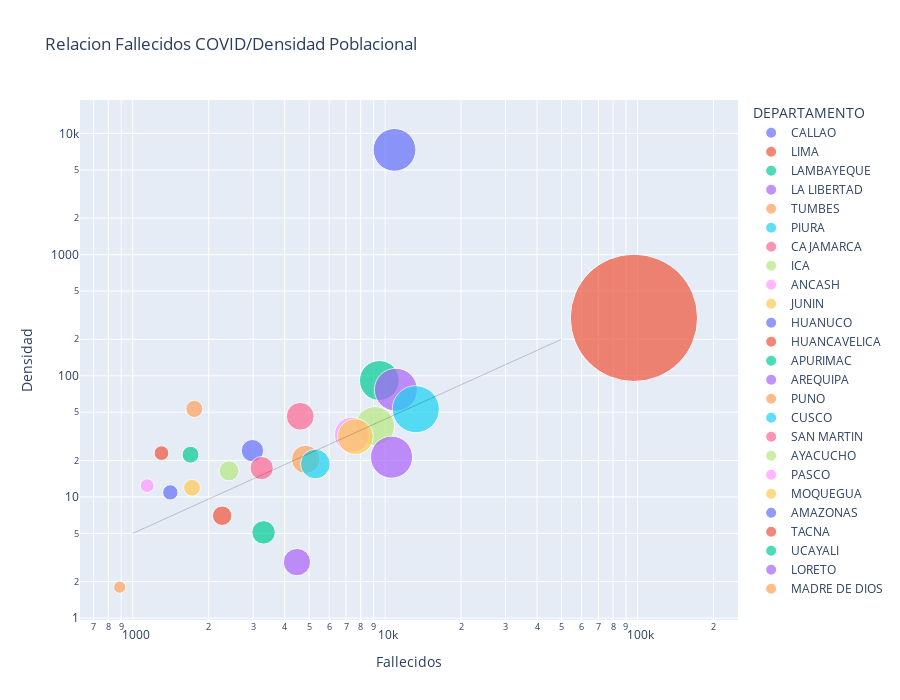

Notebook code cell kept with this figure:
### Code cell
import plotly.express as px

fig = px.scatter(df_ordenado, x="Fallecidos", y="Densidad", color="DEPARTAMENTO",
                 size='Fallecidos',
                 size_max=90,
                 log_y=True,
                 log_x=True, 
                 title=" Relacion Fallecidos COVID/Densidad Poblacional", height=700)
fig.add_shape(type="line", x0=1000, y0=5, x1=50000, y1=200, line=dict(color="black", width=0.2))

fig.show()

### Figure 1 — Plotly figure (JSON) as saved in the notebook; plotly's stock layout.template omitted (floating-point values rounded to 4 significant figures)
{"data": [{"hovertemplate": "DEPARTAMENTO=CALLAO<br>Fallecidos=%{marker.size}<br>Densidad=%{y}<extra></extra>", "legendgroup": "CALLAO", "marker": {"color": "#636efa", "size": [10891], "sizemode": "area", "sizeref": 11.95, "symbol": "circle"}, "mode": "markers", "name": "CALLAO", "orientation": "v", "showlegend": true, "type": "scatter", "x": [10891], "xaxis": "x", "y": [7314.0], "yaxis": "y"}, {"hovertemplate": "DEPARTAMENTO=LIMA<br>Fallecidos=%{marker.size}<br>Densidad=%{y}<extra></extra>", "legendgroup": "LIMA", "marker": {"color": "#EF553B", "size": [96799], "sizemode": "area", "sizeref": 11.95, "symbol": "circle"}, "mode": "markers", "name": "LIMA", "orientation": "v", "showlegend": true, "type": "scatter", "x": [96799], "xaxis": "x", "y": [300.6], "yaxis": "y"}, {"hovertemplate": "DEPARTAMENTO=LAMBAYEQUE<br>Fallecidos=%{marker.size}<br>Densidad=%{y}<extra></extra>", "legendgroup": "LAMBAYEQUE", "marker": {"color": "#00cc96", "size": [9488], "sizemode": "area", "sizeref": 11.95, "symbol": "circle"}, "mode": "markers", "name": "LAMBAYEQUE", "orientation": "v", "showlegend": true, "type": "scatter", "x": [9488], "xaxis": "x", "y": [91.4], "yaxis": "y"}, {"hovertemplate": "DEPARTAMENTO=LA LIBERTAD<br>Fallecidos=%{marker.size}<br>Densidad=%{y}<extra></extra>", "legendgroup": "LA LIBERTAD", "marker": {"color": "#ab63fa", "size": [11031], "sizemode": "area", "sizeref": 11.95, "symbol": "circle"}, "mode": "markers", "name": "LA LIBERTAD", "orientation": "v", "showlegend": true, "type": "scatter", "x": [11031], "xaxis": "x", "y": [76.7], "yaxis": "y"}, {"hovertemplate": "DEPARTAMENTO=TUMBES<br>Fallecidos=%{marker.size}<br>Densidad=%{y}<extra></extra>", "legendgroup": "TUMBES", "marker": {"color": "#FFA15A", "size": [1754], "sizemode": "area", "sizeref": 11.95, "symbol": "circle"}, "mode": "markers", "name": "TUMBES", "orientation": "v", "showlegend": true, "type": "scatter", "x": [1754], "xaxis": "x", "y": [53.3], "yaxis": "y"}, {"hovertemplate": "DEPARTAMENTO=PIURA<br>Fallecidos=%{marker.size}<br>Densidad=%{y}<extra></extra>", "legendgroup": "PIURA", "marker": {"color": "#19d3f3", "size": [13230], "sizemode": "area", "sizeref": 11.95, "symbol": "circle"}, "mode": "markers", "name": "PIURA", "orientation": "v", "showlegend": true, "type": "scatter", "x": [13230], "xaxis": "x", "y": [53], "yaxis": "y"}, {"hovertemplate": "DEPARTAMENTO=CAJAMARCA<br>Fallecidos=%{marker.size}<br>Densidad=%{y}<extra></extra>", "legendgroup": "CAJAMARCA", "marker": {"color": "#FF6692", "size": [4608], "sizemode": "area", "sizeref": 11.95, "symbol": "circle"}, "mode": "markers", "name": "CAJAMARCA", "orientation": "v", "showlegend": true, "type": "scatter", "x": [4608], "xaxis": "x", "y": [46.3], "yaxis": "y"}, {"hovertemplate": "DEPARTAMENTO=ICA<br>Fallecidos=%{marker.size}<br>Densidad=%{y}<extra></extra>", "legendgroup": "ICA", "marker": {"color": "#B6E880", "size": [9116], "sizemode": "area", "sizeref": 11.95, "symbol": "circle"}, "mode": "markers", "name": "ICA", "orientation": "v", "showlegend": true, "type": "scatter", "x": [9116], "xaxis": "x", "y": [38.4], "yaxis": "y"}, {"hovertemplate": "DEPARTAMENTO=ANCASH<br>Fallecidos=%{marker.size}<br>Densidad=%{y}<extra></extra>", "legendgroup": "ANCASH", "marker": {"color": "#FF97FF", "size": [7391], "sizemode": "area", "sizeref": 11.95, "symbol": "circle"}, "mode": "markers", "name": "ANCASH", "orientation": "v", "showlegend": true, "type": "scatter", "x": [7391], "xaxis": "x", "y": [32.6], "yaxis": "y"}, {"hovertemplate": "DEPARTAMENTO=JUNIN<br>Fallecidos=%{marker.size}<br>Densidad=%{y}<extra></extra>", "legendgroup": "JUNIN", "marker": {"color": "#FECB52", "size": [7621], "sizemode": "area", "sizeref": 11.95, "symbol": "circle"}, "mode": "markers", "name": "JUNIN", "orientation": "v", "showlegend": true, "type": "scatter", "x": [7621], "xaxis": "x", "y": [31.4], "yaxis": "y"}, {"hovertemplate": "DEPARTAMENTO=HUANUCO<br>Fallecidos=%{marker.size}<br>Densidad=%{y}<extra></extra>", "legendgroup": "HUANUCO", "marker": {"color": "#636efa", "size": [2980], "sizemode": "area", "sizeref": 11.95, "symbol": "circle"}, "mode": "markers", "name": "HUANUCO", "orientation": "v", "showlegend": true, "type": "scatter", "x": [2980], "xaxis": "x", "y": [24.1], "yaxis": "y"}, {"hovertemplate": "DEPARTAMENTO=HUANCAVELICA<br>Fallecidos=%{marker.size}<br>Densidad=%{y}<extra></extra>", "legendgroup": "HUANCAVELICA", "marker": {"color": "#EF553B", "size": [1300], "sizemode": "area", "sizeref": 11.95, "symbol": "circle"}, "mode": "markers", "name": "HUANCAVELICA", "orientation": "v", "showlegend": true, "type": "scatter", "x": [1300], "xaxis": "x", "y": [23], "yaxis": "y"}, {"hovertemplate": "DEPARTAMENTO=APURIMAC<br>Fallecidos=%{marker.size}<br>Densidad=%{y}<extra></extra>", "legendgroup": "APURIMAC", "marker": {"color": "#00cc96", "size": [1694], "sizemode": "area", "sizeref": 11.95, "symbol": "circle"}, "mode": "markers", "name": "APURIMAC", "orientation": "v", "showlegend": true, "type": "scatter", "x": [1694], "xaxis": "x", "y": [22.3], "yaxis": "y"}, {"hovertemplate": "DEPARTAMENTO=AREQUIPA<br>Fallecidos=%{marker.size}<br>Densidad=%{y}<extra></extra>", "legendgroup": "AREQUIPA", "marker": {"color": "#ab63fa", "size": [10602], "sizemode": "area", "sizeref": 11.95, "symbol": "circle"}, "mode": "markers", "name": "AREQUIPA", "orientation": "v", "showlegend": true, "type": "scatter", "x": [10602], "xaxis": "x", "y": [21.3], "yaxis": "y"}, {"hovertemplate": "DEPARTAMENTO=PUNO<br>Fallecidos=%{marker.size}<br>Densidad=%{y}<extra></extra>", "legendgroup": "PUNO", "marker": {"color": "#FFA15A", "size": [4844], "sizemode": "area", "sizeref": 11.95, "symbol": "circle"}, "mode": "markers", "name": "PUNO", "orientation": "v", "showlegend": true, "type": "scatter", "x": [4844], "xaxis": "x", "y": [20.4], "yaxis": "y"}, {"hovertemplate": "DEPARTAMENTO=CUSCO<br>Fallecidos=%{marker.size}<br>Densidad=%{y}<extra></extra>", "legendgroup": "CUSCO", "marker": {"color": "#19d3f3", "size": [5291], "sizemode": "area", "sizeref": 11.95, "symbol": "circle"}, "mode": "markers", "name": "CUSCO", "orientation": "v", "showlegend": true, "type": "scatter", "x": [5291], "xaxis": "x", "y": [18.7], "yaxis": "y"}, {"hovertemplate": "DEPARTAMENTO=SAN MARTIN<br>Fallecidos=%{marker.size}<br>Densidad=%{y}<extra></extra>", "legendgroup": "SAN MARTIN", "marker": {"color": "#FF6692", "size": [3242], "sizemode": "area", "sizeref": 11.95, "symbol": "circle"}, "mode": "markers", "name": "SAN MARTIN", "orientation": "v", "showlegend": true, "type": "scatter", "x": [3242], "xaxis": "x", "y": [17.3], "yaxis": "y"}, {"hovertemplate": "DEPARTAMENTO=AYACUCHO<br>Fallecidos=%{marker.size}<br>Densidad=%{y}<extra></extra>", "legendgroup": "AYACUCHO", "marker": {"color": "#B6E880", "size": [2407], "sizemode": "area", "sizeref": 11.95, "symbol": "circle"}, "mode": "markers", "name": "AYACUCHO", "orientation": "v", "showlegend": true, "type": "scatter", "x": [2407], "xaxis": "x", "y": [16.4], "yaxis": "y"}, {"hovertemplate": "DEPARTAMENTO=PASCO<br>Fallecidos=%{marker.size}<br>Densidad=%{y}<extra></extra>", "legendgroup": "PASCO", "marker": {"color": "#FF97FF", "size": [1141], "sizemode": "area", "sizeref": 11.95, "symbol": "circle"}, "mode": "markers", "name": "PASCO", "orientation": "v", "showlegend": true, "type": "scatter", "x": [1141], "xaxis": "x", "y": [12.4], "yaxis": "y"}, {"hovertemplate": "DEPARTAMENTO=MOQUEGUA<br>Fallecidos=%{marker.size}<br>Densidad=%{y}<extra></extra>", "legendgroup": "MOQUEGUA", "marker": {"color": "#FECB52", "size": [1717], "sizemode": "area", "sizeref": 11.95, "symbol": "circle"}, "mode": "markers", "name": "MOQUEGUA", "orientation": "v", "showlegend": true, "type": "scatter", "x": [1717], "xaxis": "x", "y": [11.9], "yaxis": "y"}, {"hovertemplate": "DEPARTAMENTO=AMAZONAS<br>Fallecidos=%{marker.size}<br>Densidad=%{y}<extra></extra>", "legendgroup": "AMAZONAS", "marker": {"color": "#636efa", "size": [1409], "sizemode": "area", "sizeref": 11.95, "symbol": "circle"}, "mode": "markers", "name": "AMAZONAS", "orientation": "v", "showlegend": true, "type": "scatter", "x": [1409], "xaxis": "x", "y": [10.9], "yaxis": "y"}, {"hovertemplate": "DEPARTAMENTO=TACNA<br>Fallecidos=%{marker.size}<br>Densidad=%{y}<extra></extra>", "legendgroup": "TACNA", "marker": {"color": "#EF553B", "size": [2261], "sizemode": "area", "sizeref": 11.95, "symbol": "circle"}, "mode": "markers", "name": "TACNA", "orientation": "v", "showlegend": true, "type": "scatter", "x": [2261], "xaxis": "x", "y": [7], "yaxis": "y"}, {"hovertemplate": "DEPARTAMENTO=UCAYALI<br>Fallecidos=%{marker.size}<br>Densidad=%{y}<extra></extra>", "legendgroup": "UCAYALI", "marker": {"color": "#00cc96", "size": [3299], "sizemode": "area", "sizeref": 11.95, "symbol": "circle"}, "mode": "markers", "name": "UCAYALI", "orientation": "v", "showlegend": true, "type": "scatter", "x": [3299], "xaxis": "x", "y": [5.1], "yaxis": "y"}, {"hovertemplate": "DEPARTAMENTO=LORETO<br>Fallecidos=%{marker.size}<br>Densidad=%{y}<extra></extra>", "legendgroup": "LORETO", "marker": {"color": "#ab63fa", "size": [4474], "sizemode": "area", "sizeref": 11.95, "symbol": "circle"}, "mode": "markers", "name": "LORETO", "orientation": "v", "showlegend": true, "type": "scatter", "x": [4474], "xaxis": "x", "y": [2.9], "yaxis": "y"}, {"hovertemplate": "DEPARTAMENTO=MADRE DE DIOS<br>Fallecidos=%{marker.size}<br>Densidad=%{y}<extra></extra>", "legendgroup": "MADRE DE DIOS", "marker": {"color": "#FFA15A", "size": [888], "sizemode": "area", "sizeref": 11.95, "symbol": "circle"}, "mode": "markers", "name": "MADRE DE DIOS", "orientation": "v", "showlegend": true, "type": "scatter", "x": [888], "xaxis": "x", "y": [1.8], "yaxis": "y"}], "layout": {"height": 700, "legend": {"itemsizing": "constant", "title": {"text": "DEPARTAMENTO"}, "tracegroupgap": 0}, "shapes": [{"line": {"color": "black", "width": 0.2}, "type": "line", "x0": 1000, "x1": 50000, "y0": 5, "y1": 200}], "title": {"text": " Relacion Fallecidos COVID/Densidad Poblacional"}, "xaxis": {"anchor": "y", "domain": [0, 1], "title": {"text": "Fallecidos"}, "type": "log"}, "yaxis": {"anchor": "x", "domain": [0, 1], "title": {"text": "Densidad"}, "type": "log"}}}
